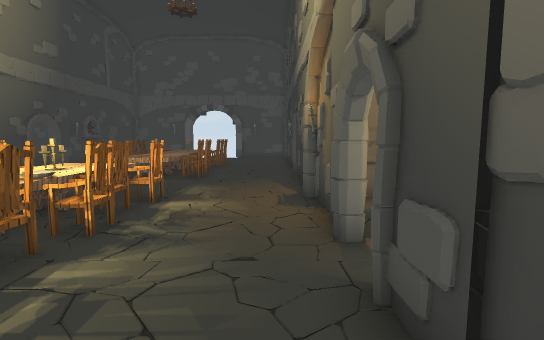
[1] (above)

18 first-person views from a walk through a 3-D level made in the Unity game engine. The camera is 1.5 m above the floor, tilts 6° down and sees 85° across. The floor is counted in squares, 1 m on a side. Each view is taken from the middle of a square. On the plan, view 1 faces up. The plan holds only what a view shows up to about 15 squares ahead; the rest is blank. The place goes on beyond the plan. The player is left out. Door leaves are left out, so doorways stand open. Some surface patterns are stand-ins.

[2]
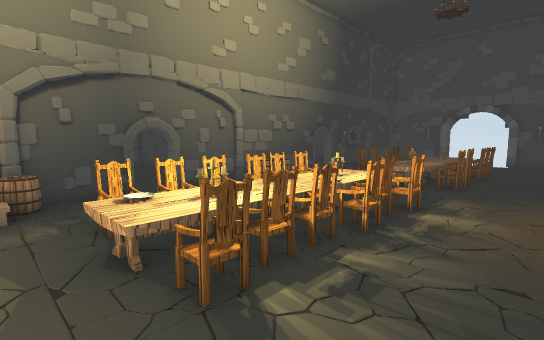

[3]
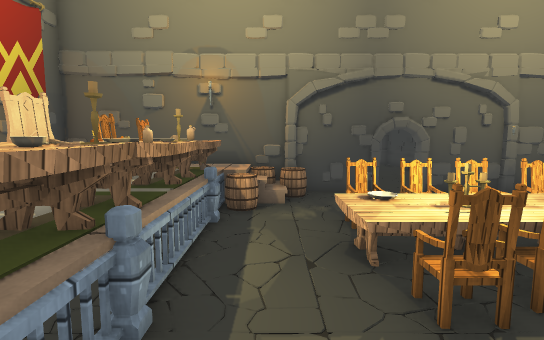

[4]
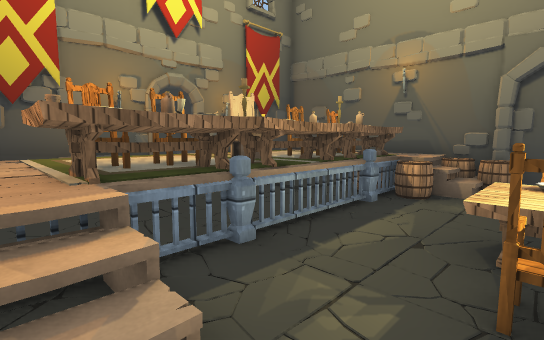

[5]
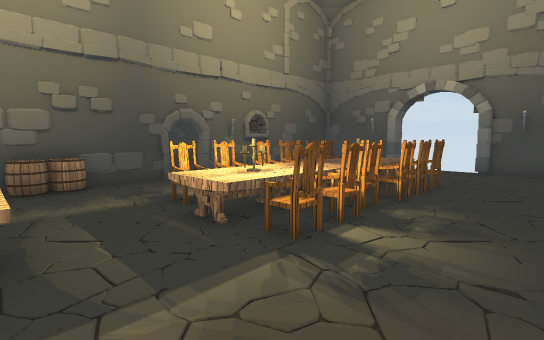

[6]
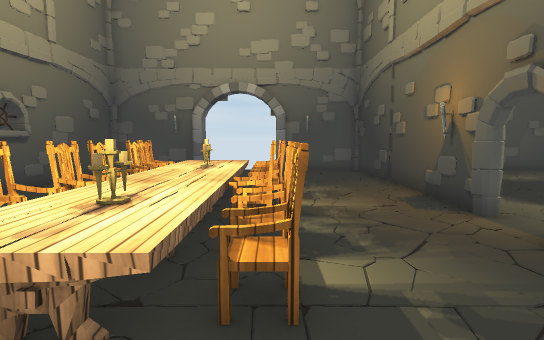

[7]
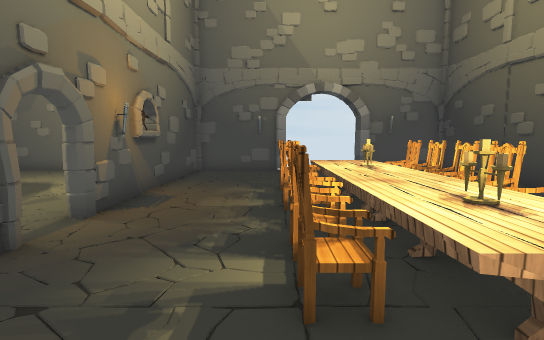

[8]
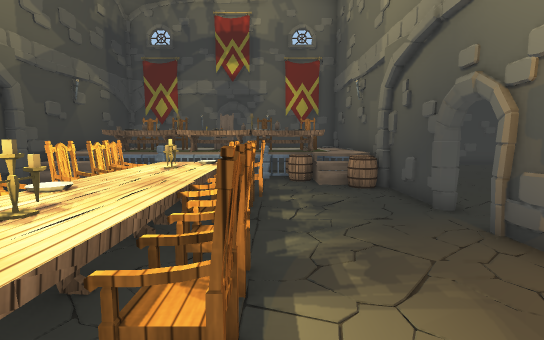

[9]
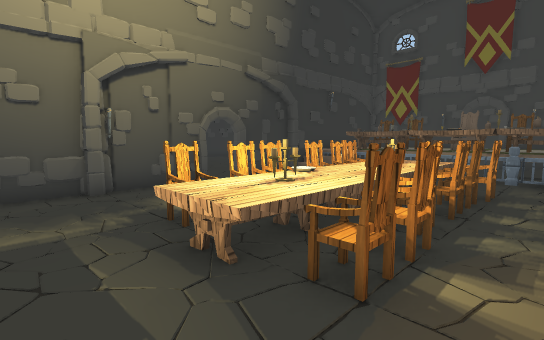

[10]
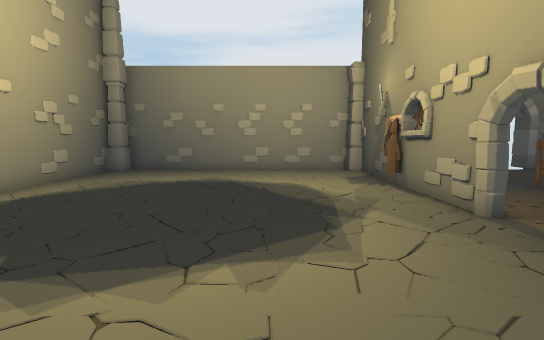

[11]
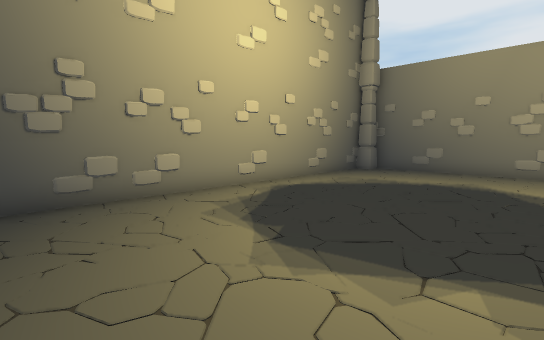

[12]
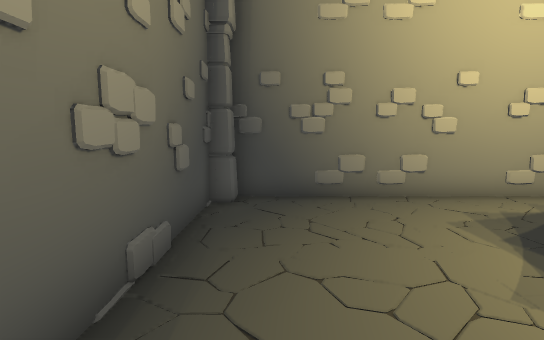

[13]
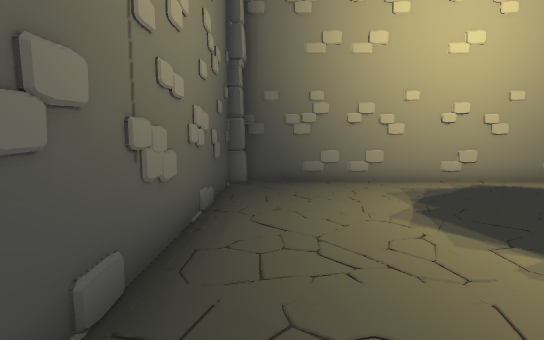

[14]
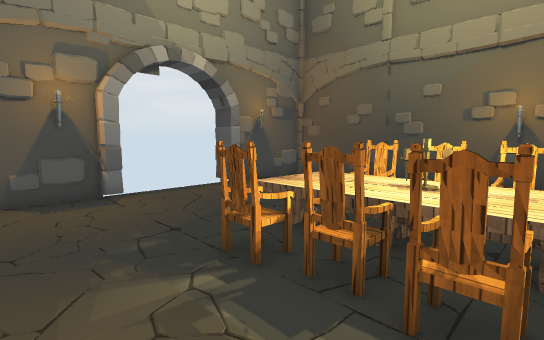

[15]
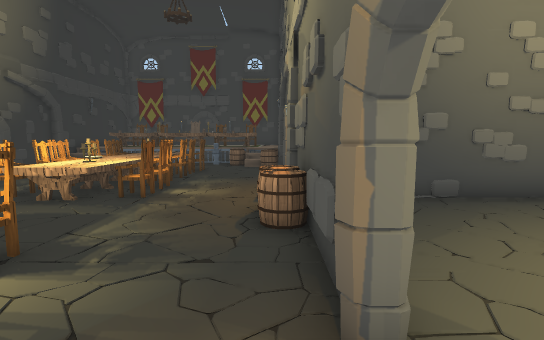

[16]
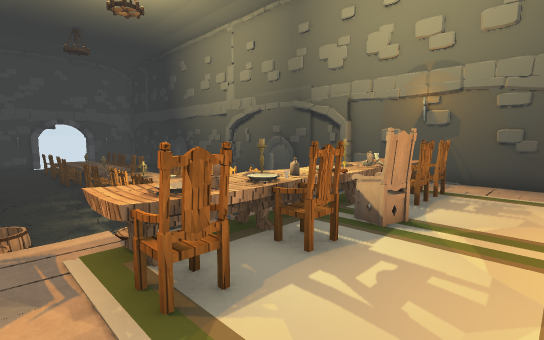

[17]
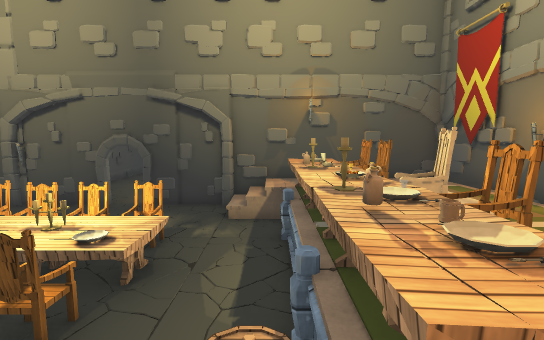

[18]
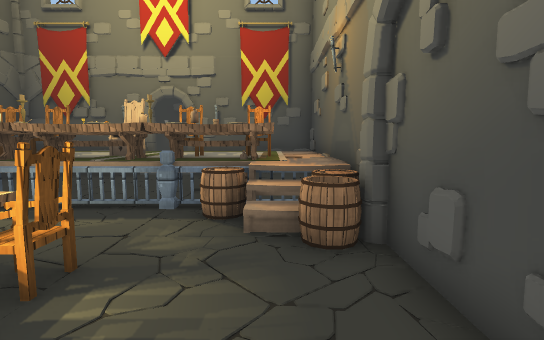

### Floor plan
Points are (right, up) in squares from view 1. A wall is a line through its corners. A room is listed if a view was taken in it or the views show most of it. See-through windows are left out.
Room 1 (views 1, 2, 3, 4, 5, 6, 7, 8, 9, 14, 15, 16, 17, 18)
walls: (-10.6, 7.3) (-10.6, 4.5); (1.1, 7.8) (1.1, 12.8); (1.2, 8) (1, 9.3); (0.8, 4.4) (1.1, 4.7) (1.1, 7.5); (-10.4, 13) (-10.7, 12.7); (-10.6, 13) (-10.6, 7.6); (-10.5, 2.6) (-10.8, 2.2); (-10.6, 2.6) (-10.6, -0.2); (1.1, 1.3) (1.1, 1.9); (1.1, 15) (1.2, 23.2) (0, 23.4); (-10.7, 0.1) (-10.3, -0.3); (-10.7, 0.1) (-10.3, -0.1); (-10.6, -0.5) (-10.6, -8.4) (-9.4, -8.4); (1.1, -0.3) (1.1, 2.6); (-10.4, 18.2) (-10.5, 16.9); (1.1, -5.5) (1.1, -0.4); (-6.3, 23.2) (-6.8, 23.1); (-10.6, 22.4) (-10.6, 14.9); (-6.3, 23.4) (-10.5, 23.4); (-7.2, 23.4) (-8.2, 23.3); (-6.3, 23.6) (-6.8, 23.6); (-2, 23.4) (-2.8, 23.4); (-3.9, -8.4) (-2.4, -8.4); (1.2, 23.4) (-2.4, 23.4); (-7.6, -8.4) (-5.8, -8.4); (0.4, -8.4) (1.1, -8.4) (1.1, -7.4)
low walls: (-10.7, 12.7) (-10.6, 11.9); (-10.6, 1.6) (-10.4, 1); (-0.9, -1.1) (-0.9, -2.5); (-1, -1.8) (-0.5, -1.8); (-1, -2.5) (-1, -0.6) (-0.5, -0.6)
ways out: opening at (-11, 14) to room 2; opening at (1, 14); open door at (-10, 13); open door at (-4.5, 23.5); open door at (0.5, 2.5); open door at (0.5, 13); gap at (-10.5, 3)
objects: barrel (-10, 0); barrel (-10, 9); barrel (-10, 10); banner (-9, -8); chair (-9, -5) to (-8, -4); table (-9, -3); carpet (-8, -8) to (-6, -6); other object (-8, -3); railing (-8, -2); barrel (-8, -1); chair (-7, -5) to (-6, -4); table (-7, -3); railing (-7, -2); chair (-7, 1) to (-6, 1); chair (-7, 2) to (-6, 3); chair (-7, 3); chair (-7, 6) to (-6, 6); chair (-7, 7) to (-6, 7); chair (-7, 11) to (-6, 12); chair (-7, 13) to (-6, 13); chair (-7, 15) to (-6, 16); chair (-7, 18) to (-6, 18); table (-6, -4) to (-4, -3); railing (-6, -2) to (-4, -2); chair (-6, 4) to (-6, 5); table (-6, 5) to (-4, 8); chair (-6, 14); chair (-6, 16) to (-6, 17); carpet (-5, -8) to (-1, -5); other object (-5, -5) to (-5, -4); table (-5, 0) to (-4, 4); table (-5, 11) to (-4, 14); table (-5, 15) to (-4, 19); chair (-4, 2) to (-3, 2); chair (-4, 6) to (-3, 6); chair (-4, 14) to (-3, 14); chair (-3, -5) to (-2, -4); table (-3, -3) to (-1, -3); railing (-3, -2); chair (-3, 1); chair (-3, 3) to (-3, 4); chair (-3, 5); chair (-3, 7); chair (-3, 11) to (-3, 12); chair (-3, 13); chair (-3, 15) to (-3, 16); chair (-3, 17); chair (-3, 18); chair (-2, -5) to (-1, -4); railing (-2, -2); other object (0, -8) to (1, -6); other object (0, -6) to (0, -5); other object (0, -3)
Room 2 (views 10, 11, 12, 13)
walls: (-11, 16.9) (-11.1, 18.9); (-22.5, 13.4) (-22.6, 12.4); (-10.8, 14.9) (-10.8, 22.4); (-22.7, 11.4) (-22.6, 10.6); (-16, 7.7) (-15.1, 7.5); (-18.3, 7.7) (-17.2, 7.5); (-15.5, 7.5) (-14.5, 7.6); (-22.7, 22.5) (-22.7, 8); (-19, 7.5) (-17.9, 7.6); (-11.3, 23.6) (-22.1, 23.6); (-21.5, 7.5) (-13.5, 7.5)
low walls: (-22.6, 11) (-22.7, 10.1)
ways out: opening at (-11, 14) to room 1
objects: pillar (-23, 23); pillar (-11, 23)

Positions as (right, up) in squares from view 1, and headings:
1: (0, 0), facing up
2: (0, -1), facing up-left
3: (0, -1), facing left
4: (0, 1), facing down-left
5: (0, 8), facing up-left
6: (-3, 9), facing up
7: (-7, 9), facing up
8: (-7, 9), facing down
9: (-8, 10), facing down-right
10: (-15, 9), facing up
11: (-15, 9), facing up-left
12: (-15, 9), facing left
13: (-12, 9), facing left
14: (-9, 15), facing up-right
15: (-10, 15), facing down
16: (-10, -7), facing up-right
17: (-10, -2), facing right
18: (-9, 4), facing down
